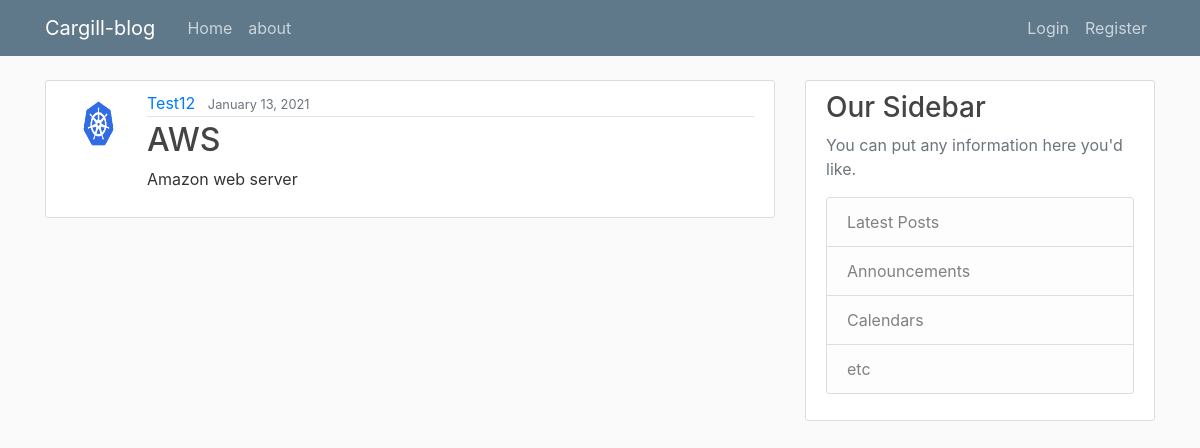
Screenshot of /post/3/ with the database file from the repository.
### Cargill_blog/models.py (models this page shows, shortened)
class Post(models.Model):
    title = models.CharField(max_length=100)
    content = models.TextField()
    date_posted = models.DateTimeField(default=timezone.now)
    author = models.ForeignKey(User, on_delete=models.CASCADE)

### users/models.py (models this page shows, shortened)
class Profile(models.Model):
    user = models.OneToOneField(User, on_delete=models.CASCADE)
    image = models.ImageField(default='default.jpg', upload_to='profile_pics')

### Cargill_blog/views.py (the view)
# urls.py: path('post/<int:pk>/', PostDetailView.as_view(), name='post-detail'),
class PostDetailView(DetailView):
    model = Post

### Cargill_blog/templates/Cargill_blog/post_detail.html (shortened to what this page needs)
{% extends "Cargill_blog/base.html" %}
{% block content %}
  <article class="media content-section">
    <img class="rounded-circle article-img" src="{{ object.author.profile.image.url }}">
    <div class="media-body">
      <div class="article-metadata">
        <a class="mr-2" href="#">{{ object.author }}</a>
        <small class="text-muted">{{ object.date_posted|date:"F d, Y" }}</small>
      </div>
      <h2 class="article-title">{{ object.title }}</h2>
      <p class="article-content">{{ object.content }}</p>
    </div>
  </article>
{% endblock content %}

### Cargill_blog/static/Cargill_blog/main.css (style rules this page uses)
body { background: #fafafa; color: #333333; margin-top: 5rem; }
h1, h2, h3, h4, h5, h6 { color: #444444; }
.content-section { background: #ffffff; padding: 10px 20px; border: 1px solid #dddddd; border-radius: 3px; margin-bottom: 20px; }
.article-title { color: #444444; }
.article-content { white-space: pre-line; }
.article-img { height: 65px; width: 65px; margin-right: 16px; }
.article-metadata { padding-bottom: 1px; margin-bottom: 4px; border-bottom: 1px solid #e3e3e3 }

### rows the page displays
Post: author.profile.image (picture), author "Test12", date_posted "January 13, 2021", title "AWS", content "Amazon web server"
